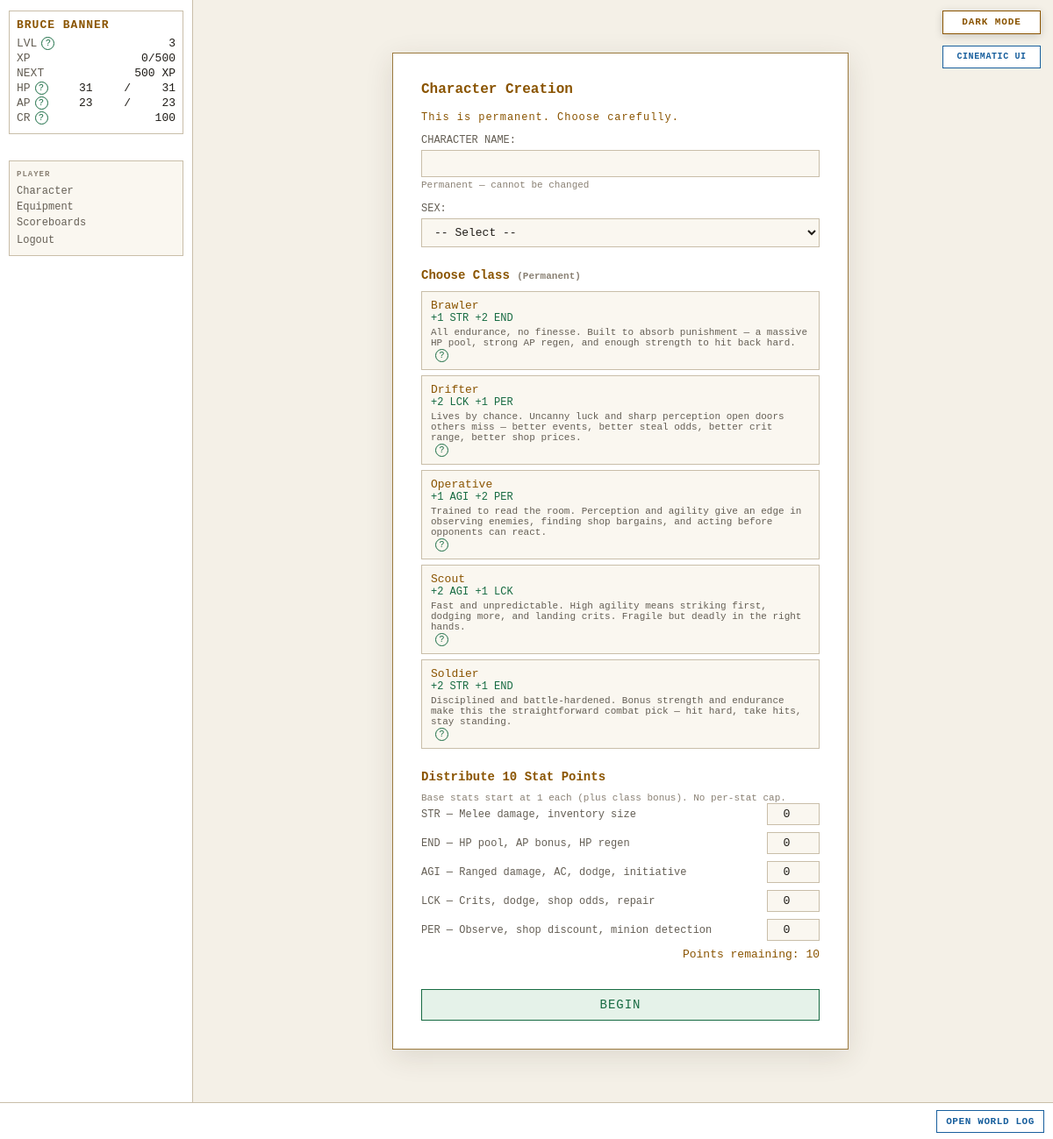
The app's page /character-create (signed in), older data.
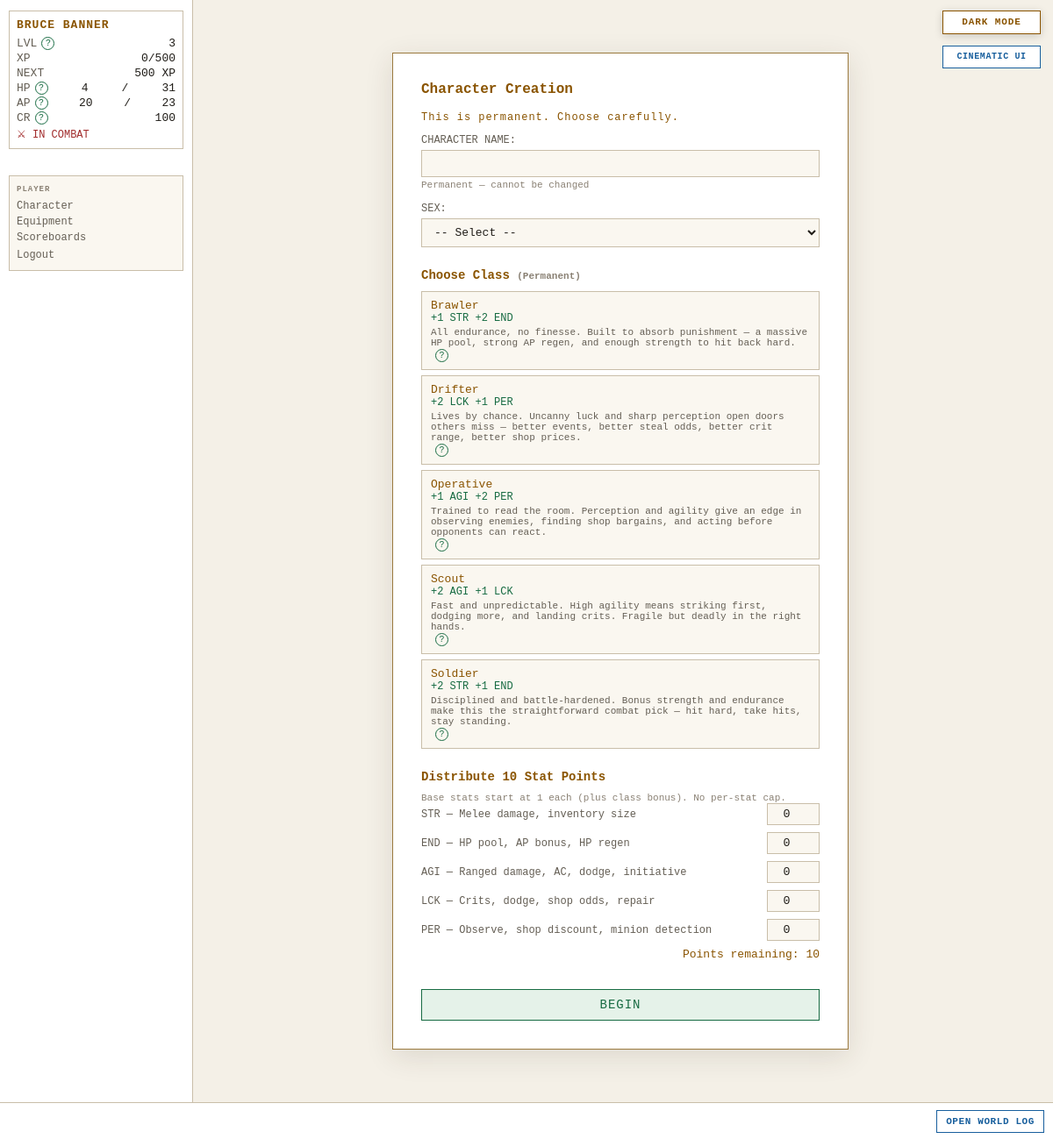
The same page, newer data.
### tables this page shows
CREATE TABLE players (
    id                  INTEGER PRIMARY KEY AUTOINCREMENT,
    username            TEXT    UNIQUE NOT NULL,
    password_hash       TEXT    NOT NULL,
    email               TEXT    UNIQUE NOT NULL,
    character_name      TEXT    NOT NULL,
    sex                 TEXT    NOT NULL,
    class_id            INTEGER REFERENCES classes(id),
    str_stat            INTEGER NOT NULL DEFAULT 1,
    end_stat            INTEGER NOT NULL DEFAULT 1,
    agi_stat            INTEGER NOT NULL DEFAULT 1,
    lck_stat            INTEGER NOT NULL DEFAULT 1,
    per_stat            INTEGER NOT NULL DEFAULT 1,
    level               INTEGER NOT NULL DEFAULT 1,
    xp                  INTEGER NOT NULL DEFAULT 0,
    current_hp          INTEGER NOT NULL,
    current_ap          INTEGER NOT NULL,
    credits             INTEGER NOT NULL DEFAULT 25,
    equipped_weapon_id  INTEGER REFERENCES inventory_items(id),
    equipped_armor_id   INTEGER REFERENCES inventory_items(id),
    equipped_special_id INTEGER REFERENCES inventory_items(id),
    in_combat           INTEGER NOT NULL DEFAULT 0,
    pending_levelup     INTEGER NOT NULL DEFAULT 0,
    combat_preference   TEXT    NOT NULL DEFAULT "Balanced",
    is_banned           INTEGER NOT NULL DEFAULT 0,
    retired_at          TEXT,
    last_login_at       TEXT,
    created_at          TEXT    NOT NULL DEFAULT (datetime('now'))
);

### routes/auth.py (the view)
@bp.route("/character-create", methods=["GET"])
def character_create():
    classes = execute("SELECT * FROM classes WHERE is_active = 1 ORDER BY name")
    if not classes:
        return render_template("auth/character_create.html",
                               classes=[],
                               error="No classes available yet. Ask the admin to import content first.")
    settings = get_all_settings()
    stat_points = settings.get("STARTING_STAT_POINTS", cfg.STARTING_STAT_POINTS)
    return render_template("auth/character_create.html",
                           classes=classes,
                           stat_points=stat_points)

### app.py (called while the page is built)
def _context_processor() -> dict:
    settings = get_all_settings()
    player = g.get("player")
    if not player:
        return {"settings": settings}
    return {"player": player, "settings": settings}

def _check_auth():
    if request.endpoint in _AUTH_EXEMPT:
        return None
    if not session.get("player_id"):
        return redirect(url_for("auth.login"))
    return None

def _load_player():
    player_id = session.get("player_id")
    if not player_id:
        return None
    player = get_player(player_id)
    if player is None:
        session.clear()
        return redirect(url_for("auth.login"))
    g.player = player
    return None

def _set_blackout_flag():
    settings = get_all_settings()
    blackout_mins = settings.get("MIDNIGHT_BLACKOUT_MINUTES", cfg.MIDNIGHT_BLACKOUT_MINUTES)
    now = datetime.now(timezone.utc)
    minutes_to_midnight = (24 * 60) - (now.hour * 60 + now.minute)
    g.blackout = (minutes_to_midnight <= blackout_mins)

### database.py (called while the page is built)
def dict_factory(cursor: sqlite3.Cursor, row: tuple) -> dict:
    return {col[0]: val for col, val in zip(cursor.description, row)}

### templates/auth/character_create.html (shortened to what this page needs)
{% extends "base.html" %}
{% block content %}
<div id="auth-box" id="char-create">
    <h2 class="auth-heading">Character Creation</h2>
    <p class="auth-subtitle">This is permanent. Choose carefully.</p>
    {% if not classes %}
    <div class="term-error">{{ error }}</div>
    {% else %}
    <form method="POST" action="{{ url_for('auth.character_create_post') }}">
        <div class="form-section">
            <div class="form-row">
                <label>CHARACTER NAME:</label>
                <input type="text" name="character_name"
                       value="{{ character_name or '' }}" required autofocus>
                <span class="field-hint">Permanent — cannot be changed</span>
            </div>
            <div class="form-row">
                <label>SEX:</label>
                <select name="sex" required>
                    <option value="">-- Select --</option>
                </select>
            </div>
        </div>
        <div class="form-section">
            <h3>Choose Class <span class="field-hint">(Permanent)</span></h3>
            <div id="class-list">
                {% for cls in classes %}
                <label class="class-option {% if class_id == cls.id %}selected{% endif %}">
                    <span class="class-name">{{ cls.name }}</span>
                    <span class="class-bonuses">
                        {% if cls.str_bonus %}+{{ cls.str_bonus }} STR {% endif %}
                        {% if cls.end_bonus %}+{{ cls.end_bonus }} END {% endif %}
                        {% if cls.agi_bonus %}+{{ cls.agi_bonus }} AGI {% endif %}
                        {% if cls.lck_bonus %}+{{ cls.lck_bonus }} LCK {% endif %}
                        {% if cls.per_bonus %}+{{ cls.per_bonus }} PER {% endif %}
                    </span>
                    {% if cls.description %}
                    <span class="class-desc">{{ cls.description }}</span>
                    {% endif %}
                </label>
                {% endfor %}
            </div>
        </div>
        <div class="form-section">
            <h3>Distribute {{ stat_points }} Stat Points</h3>
            <p class="field-hint">Base stats start at 1 each (plus class bonus). No per-stat cap.</p>
            <div id="stat-alloc">
                {% for stat, label in [('str','STR — Melee damage, inventory size'),
                                       ('end','END — HP pool, AP bonus, HP regen'),
                                       ('agi','AGI — Ranged damage, AC, dodge, initiative'),
                                       ('lck','LCK — Crits, dodge, shop odds, repair'),
                                       ('per','PER — Observe, shop discount, minion detection')] %}
                <div class="stat-row">
                    <label>{{ label }}</label>
                    <input type="number" name="{{ stat }}_alloc"
                           value="{{ (alloc or {}).get(stat, 0) }}"
                           min="0" max="{{ stat_points }}" required>
                </div>
                {% endfor %}
            </div>
            <div id="points-remaining">
                Points remaining: <span id="pts-left">{{ stat_points }}</span>
            </div>
        </div>
        <button type="submit" class="auth-btn">BEGIN</button>
    </form>
    {% endif %}
</div>
{% endblock %}

### templates/base.html (shortened to what this page needs)
<!DOCTYPE html>
<html lang="en">
<head>
<link rel="stylesheet" href="{{ url_for('static', filename='style.css') }}">
</head>
<body class="{{ 'authenticated' if player else 'auth-page' }} {% block body_class %}{% endblock %}">
{% if settings.get('ALLOW_PLAYER_COLOR_OVERRIDE', true) %}<button id="theme-toggle" type="button" aria-label="Switch color theme" aria-pressed="false">
</button>{% endif %}
{% if settings.get('ALLOW_PLAYER_INTERFACE_OVERRIDE', true) %}
<button id="interface-toggle" type="button" aria-label="Switch interface style" aria-pressed="false">
</button>
{% endif %}
{% if player %}
<div id="left-col">
    <div id="status-block">
        <div class="status-name">{{ player.character_name }}</div>
        <div class="status-line">
            <span class="label">LVL</span>
            <span id="status-level">{{ player.level }}</span>
        </div>
        <div class="status-line">
            <span class="label">XP</span>
            <span><span id="status-xp">{{ player.xp }}</span><span id="status-xp-threshold">{% if player.get('next_level_xp') is not none %}/{{ player.get('next_level_xp') }}{% endif %}</span></span>
        </div>
        <div class="status-line" title="Experience still needed to reach level {{ player.level + 1 }}">
            <span class="label">NEXT</span>
            <span id="status-xp-next">{% if player.get('xp_to_next_level') is none %}MAX{% elif player.get('xp_to_next_level') <= 0 %}LEVEL UP{% else %}{{ player.get('xp_to_next_level') }} XP{% endif %}</span>
        </div>
        <div class="status-line">
            <span class="label">HP</span>
            <span id="status-hp">{{ player.current_hp }}</span>/<span id="status-maxhp">{{ player.max_hp }}</span>
        </div>
        <div class="status-line">
            <span class="label">AP</span>
            <span id="status-ap">{{ player.current_ap }}</span>/<span id="status-maxap">{{ player.max_ap }}</span>
        </div>
        <div class="status-line">
            <span class="label">CR</span>
            <span id="status-credits">{{ player.credits }}</span>
        </div>
        {% if player.in_combat %}
        <div class="status-combat">⚔ IN COMBAT</div>
        {% endif %}
    </div>
    <nav id="left-nav">
        <span class="nav-heading">PLAYER</span>
        <a href="{{ url_for('character.index') }}">Character</a>
        <a href="{{ url_for('character.equipment') }}">Equipment</a>
        <a href="{{ url_for('scoreboards.index') }}">Scoreboards</a>
        <form action="{{ url_for('auth.logout') }}" method="POST" style="margin:0">
            <button type="submit" class="nav-link-btn">Logout</button>
        </form>
    </nav>
</div>
{% endif %}
<div id="main">
    {% block content %}{% endblock %}
</div>
{% if player %}
<div id="ticker-wrap">
    <a id="ticker-log-link" href="{{ url_for('feeds.global_log') }}" title="Open the complete World Log">OPEN WORLD LOG</a>
    <div id="ticker">
    </div>
</div>
{% endif %}
</body>
</html>

Row changes from the older to the newer data that the page shows:
changed players "BRUCE BANNER": current_hp "31" → "4"; current_ap "23" → "20"; in_combat 0 → 1 (drawn)
Text that changed along with them:
text now shown: "⚔ IN COMBAT"
